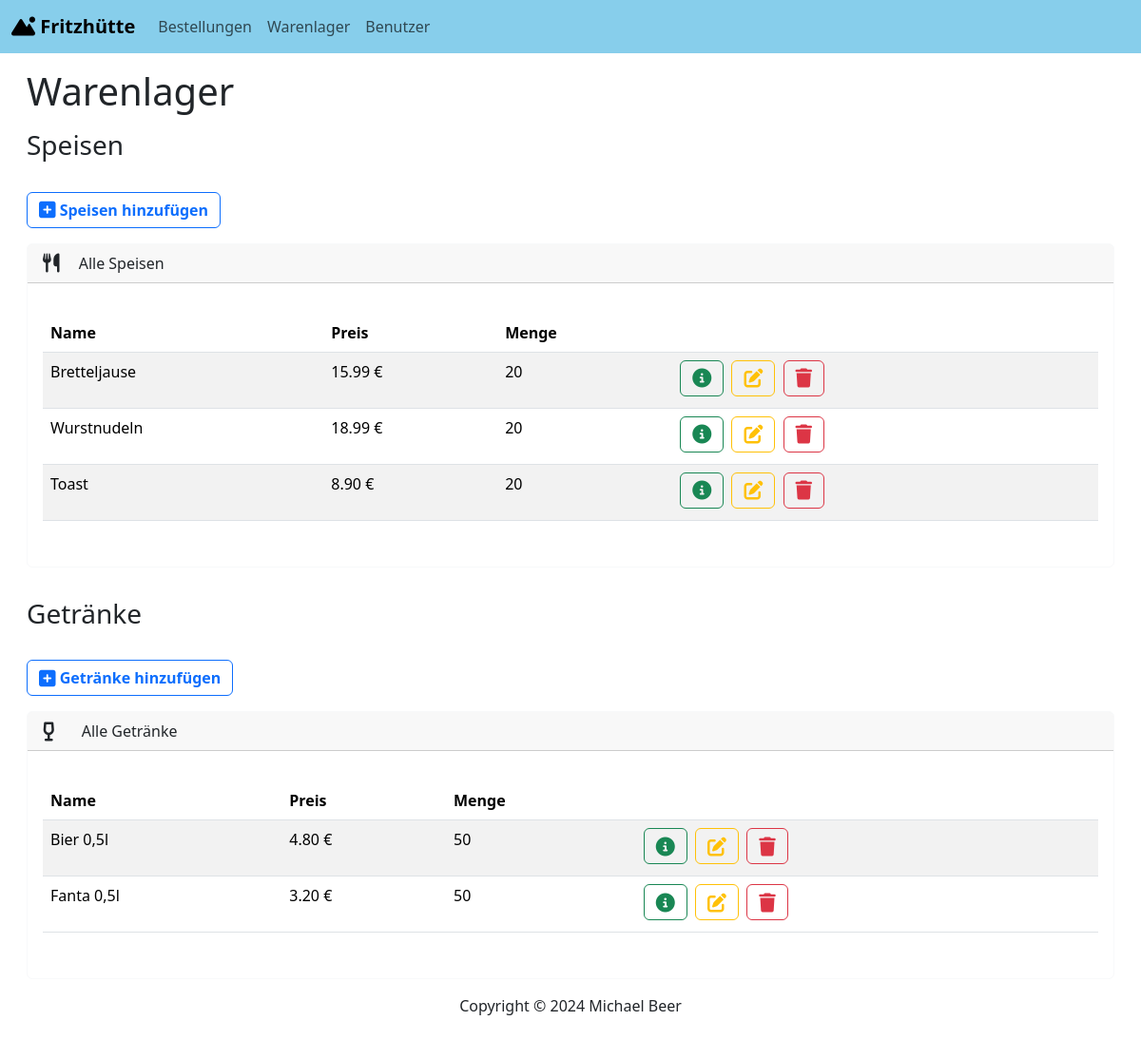
The page /warehouse/ on the database its author committed.
### warehouse/models.py (models this page shows, shortened)
class Item(models.Model):
    name = models.CharField(max_length=100)
    price = models.DecimalField(max_digits=5, decimal_places=2)
    quantity = models.IntegerField()
    category = models.CharField(max_length=100, default='Food')
    class Meta:
        abstract = True

class Food(Item):
    class Meta:
        verbose_name_plural = 'Food'

class Beverage(Item):
    class Meta:
        verbose_name_plural = 'Beverages'

### warehouse/views.py (the view)
# urls.py: path('', views.index, name='index'),
def index(request):
    return render(request, 'warehouse/index.html', {
        'foods':Food.objects.all(),
        'beverages':Beverage.objects.all()
    })

### warehouse/templates/warehouse/index.html (shortened to what this page needs)
{% extends "base.html" %}
{% block body %}
<div class="row align-items-center">
  <div class="col-12">
    <div class="row">
      <div class="col-12">
        <h1 class="m-3">Warenlager</h1>
        <h3 class="m-3">Speisen</h3>
        <button type="button" class="btn btn-outline-primary float-start m-3" onclick="window.location.href='{% url 'add_food' %}'">
          <i class="fa-solid fa-square-plus fa-lg"></i><strong> Speisen hinzufügen</strong>
      </button>
      </div>
    </div>
    <div class="row">
      <div class="col-12">
        {% if foods %}
        <div class="card border-light ms-3 me-3 mb-3">
        <div class="card-header">
            <i class="fa-solid fa-utensils fa-lg me-3"></i> Alle Speisen
        </div>
        <div class="card-body">
          <p class="card-text">
            <div class="table-responsive">
                <table class="table table-hover table-striped">
                    <thead>
                      <tr>
                        <th scope="col">Name</th>
                        <th scope="col">Preis</th>
                        <th scope="col">Menge</th>
                        <th scope="col"></th>
                      </tr>
                    </thead>
                    <tbody>
                        {% for food in foods %}
                        <tr>
                            <td>{{ food.name}}</td>
                            <td>{{ food.price}} €</td>
                            <td>{{ food.quantity}}</td>
                            <td>
                                <button type="button" class="btn btn-outline-success me-1 mb-1" href="{% url 'view_item' food.id %}" data-bs-toggle="modal"
                                data-bs-target="#foodModal{{food.id}}">
                                <i class="fa-solid fa-circle-info fa-lg"></i>
                                </button>
                                <a class="btn btn-outline-warning me-1 mb-1" href="{% url 'edit_food' food.id %}">
                                    <i class="fa-solid fa-pen-to-square fa-lg"></i>
                                </a>
                                <button type="button" class="btn btn-outline-danger me-1 mb-1" data-bs-toggle="modal" data-bs-target="#delete{{food.id}}">
                                    <i class="fa-solid fa-trash fa-lg"></i>
                                </button>
                            </td>
                        </tr>
                        {% endfor %}
                    </tbody>
                </table>
            </div>
           </p>
        </div>
      </div>
      {% else %}
        <h5 class="alert alert-primary ms-4 me-4">Keine Speisen gefunden</h5>
      {% endif %}
      </div>
    </div>
    <div class="row">
      <div class="col-12">
        <h3 class="m-3">Getränke</h3>
        <button type="button" class="btn btn-outline-primary float-start m-3" onclick="window.location.href='{% url 'add_beverage' %}'">
          <i class="fa-solid fa-square-plus fa-lg"></i><strong> Getränke hinzufügen</strong>
      </button>
      </div>
    </div>
    <div class="row">
      <div class="col-12">
        {% if beverages %}
    <div class="card border-light ms-3 me-3 mb-3">
      <div class="card-header">
         <i class="fa-solid fa-wine-glass-empty fa-lg me-4"></i> Alle Getränke
      </div>
      <div class="card-body">
          <p class="card-text">
            <div class="table-responsive">
                <table class="table table-hover table-striped">
                    <thead>
                      <tr>
                        <th scope="col">Name</th>
                        <th scope="col">Preis</th>
                        <th scope="col">Menge</th>
                        <th scope="col"></th>
                      </tr>
                    </thead>
                    <tbody>
                        {% for beverage in beverages %}
                        <tr>
                            <td>{{ beverage.name}}</td>
                            <td>{{ beverage.price}} €</td>
                            <td>{{ beverage.quantity}}</td>
                            <td>
                                <button type="button" class="btn btn-outline-success me-1 mb-1" href="{% url 'view_item' beverage.id %}" data-bs-toggle="modal"
                                data-bs-target="#beverageModal{{beverage.id}}">
                                <i class="fa-solid fa-circle-info fa-lg"></i>
                                </button>
                            <a class="btn btn-outline-warning me-1 mb-1" href="{% url 'edit_beverage' beverage.id %}">
                                <i class="fa-solid fa-pen-to-square fa-lg"></i>
                            </a>
                            <button type="button" class="btn btn-outline-danger me-1 mb-1" data-bs-toggle="modal" data-bs-target="#delete{{beverage.id}}">
                                <i class="fa-solid fa-trash fa-lg"></i>
                            </button>
                            </td>
                        </tr>
                        {% endfor %}
                    </tbody>
                  </table>
                </div>
              </p>
            </div>
          </div>
          {% else %}
            <h5 class="alert alert-primary ms-4 me-4">Keine Getränke gefunden</h5>
          {% endif %}
      </div>
    </div>
  </div>
</div>
{% endblock %}

### rows shown on the page
Food: name "Bretteljause", price "15.99", quantity "20"
Food: name "Wurstnudeln", price "18.99", quantity "20"
Food: name "Toast", price "8.90", quantity "20"
Beverage: name "Bier 0,5l", price "4.80", quantity "50"
Beverage: name "Fanta 0,5l", price "3.20", quantity "50"
